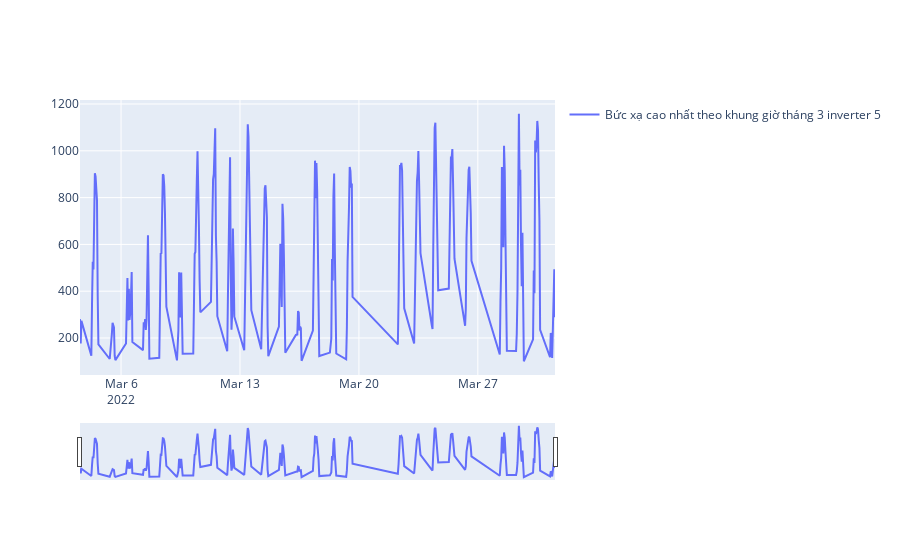

Notebook code cell kept with this figure:
### Markdown cell above
Bức xạ cao nhất

### Code cell
fig = go.Figure()
fig.add_trace(go.Scatter(
    x=df5_4.time,
    y=df5_4[df5_4['month']==3]['Irradiance(W/㎡)'],
    name="Bức xạ cao nhất theo khung giờ tháng 3 inverter 5 "))
fig . update_traces (
    showlegend = True 
    )
fig.update_xaxes(
    rangeslider_visible=True,
)
fig.show()

### Figure 1 — Plotly figure (JSON) as saved in the notebook; plotly's stock layout.template omitted (floating-point values rounded to 4 significant figures; data arrays with more than 128 entries replaced by an {"elided": "..."} marker saying what was removed)
{"data": [{"name": "Bức xạ cao nhất theo khung giờ tháng 3 inverter 5 ", "showlegend": true, "type": "scatter", "x": {"elided": "1823 str values"}, "y": {"elided": "254 float values"}}], "layout": {"xaxis": {"rangeslider": {"visible": true}}}}
